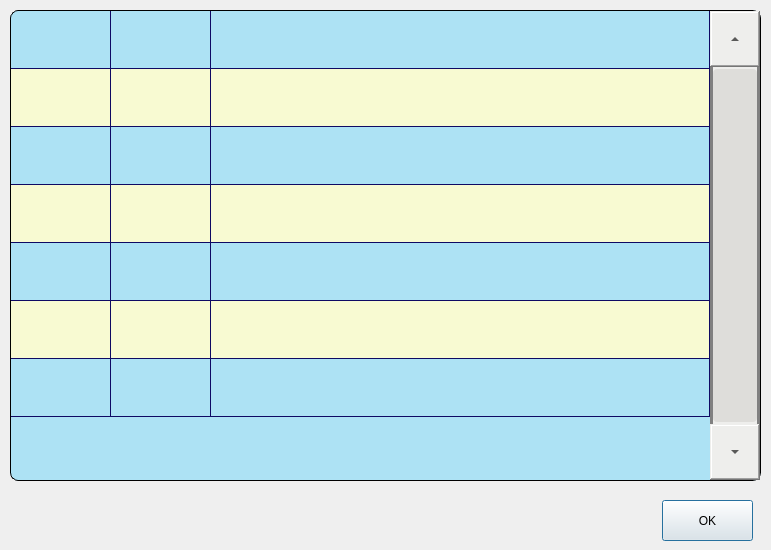
<?xml version="1.0" encoding="UTF-8"?>
<ui version="4.0">
 <class>File_Preview</class>
 <widget class="QDialog" name="File_Preview">
  <property name="geometry">
   <rect>
    <x>0</x>
    <y>0</y>
    <width>771</width>
    <height>550</height>
   </rect>
  </property>
  <property name="windowTitle">
   <string>Dialog</string>
  </property>
  <property name="styleSheet">
   <string notr="true">QScrollBar:vertical
{ /*滑块设置*/
	width:50px;
	border: 3px solid grey;
	border-radius: 8px; /* 圆角 */
    background: rgb(238, 238, 236);
	padding-top:55px;
	padding-bottom:55px;
}
/*按压时的颜色*/
QScrollBar::handle:vertical:pressed
{
	background:qlineargradient(x1: 0, y1: 0, x2: 0, y2: 1, stop:0 #00befa, stop: 1 #0160ea);
    border-radius: 10px; /* 按下时保持圆角 */
	border-radius:4px;
}
QScrollBar::handle:vertical
{
 	/*background: qlineargradient(x1: 0, y1: 0, x2: 0, y2: 1,stop: 0 #EEE9E9, stop: 0.4 #EEE9E9,stop: 0.5 #EEE9E9, stop: 1.0 #CDC9C9);*/
	background:qlineargradient(x1:0, y1:0, x2:1, y2:1, stop:0 rgb(222, 221, 218), stop:1 rgb(222, 221, 218));
	min-height:40px;
    border-radius: 10px; /* 圆角 */
	border-radius:4px;
}
/*设置上键头*/
QScrollBar::sub-line:vertical
{
	height:55px;width:50px;
	background: qlineargradient(x1: 0, y1: 0, x2: 0, y2: 1,stop: 0 #FFFAFA, stop: 0.4 #EEE9E9,stop: 0.5 #EEE9E9, stop: 1.0 #CDC9C9);
	/*background: qlineargradient(x1:0, y1:0, x2:1, y2:1, stop:0 rgb(222, 221, 218), stop:1 rgb(222, 221, 218));*/
    border-radius: 4px; /* 圆角 */
	border-image:url(:/images/List_upRelease.png)；
}
/*设置下键头*/
QScrollBar::add-line:vertical
{
	height:55px;width:50px;
	background: qlineargradient(x1: 0, y1: 0, x2: 0, y2: 1,stop: 0 #FFFAFA, stop: 0.4 #EEE9E9,stop: 0.5 #EEE9E9, stop: 1.0 #CDC9C9);
	/*background: qlineargradient(x1:0, y1:0, x2:1, y2:1, stop:0 rgb(222, 221, 218), stop:1 rgb(222, 221, 218));*/
    border-radius: 4px; /* 圆角 */
	border-image:url(:/images/List_DownRelease.png)；
}
/*设置上键头按下状态*/
QScrollBar::sub-line:vertical:pressed
{
	height:55px;width:50px;
	background:rgb(98, 160, 234);
	background:qlineargradient(x1: 0, y1: 0, x2: 0, y2: 1, stop:0 #00befa, stop: 1 #0160ea);
    border-radius: 8px; /* 按下时保持圆角 */
	border-image:url(:/images/List_up.png)；
}
/*设置下键头按下状态*/
QScrollBar::add-line:vertical:pressed
{
	height:55px;width:50px;
	background:rgb(98, 160, 234);
	background:qlineargradient(x1: 0, y1: 0, x2: 0, y2: 1, stop:0 #00befa, stop: 1 #0160ea);
    border-radius: 8px; /* 按下时保持圆角 */
	border-image:url(:/images/List_down.png)；
}
</string>
  </property>
  <widget class="QTableWidget" name="preview_list">
   <property name="geometry">
    <rect>
     <x>10</x>
     <y>10</y>
     <width>751</width>
     <height>471</height>
    </rect>
   </property>
   <property name="font">
    <font>
     <family>SimSun</family>
    </font>
   </property>
   <property name="styleSheet">
    <string notr="true">QTableWidget{
	background-color:#ADE2F4;
	alternate-background-color:#F8FAD2;
	border:1px solid black;
	gridline-color:#0F0963;
	border-radius: 8px; /* 添加圆角 */
}



QHeaderView                    // QTableWidget 标题头整个区域
{
    background:;        // 整个标题头区域背景色
	color: rgb(255, 170, 127);
}
 
</string>
   </property>
   <property name="lineWidth">
    <number>1</number>
   </property>
   <property name="midLineWidth">
    <number>0</number>
   </property>
   <property name="verticalScrollBarPolicy">
    <enum>Qt::ScrollBarAlwaysOn</enum>
   </property>
   <property name="horizontalScrollBarPolicy">
    <enum>Qt::ScrollBarAlwaysOff</enum>
   </property>
   <property name="sizeAdjustPolicy">
    <enum>QAbstractScrollArea::AdjustIgnored</enum>
   </property>
   <property name="autoScrollMargin">
    <number>16</number>
   </property>
   <property name="alternatingRowColors">
    <bool>true</bool>
   </property>
   <property name="showGrid">
    <bool>true</bool>
   </property>
   <property name="sortingEnabled">
    <bool>false</bool>
   </property>
   <property name="rowCount">
    <number>7</number>
   </property>
   <property name="columnCount">
    <number>3</number>
   </property>
   <attribute name="horizontalHeaderVisible">
    <bool>false</bool>
   </attribute>
   <attribute name="horizontalHeaderCascadingSectionResizes">
    <bool>false</bool>
   </attribute>
   <attribute name="horizontalHeaderMinimumSectionSize">
    <number>10</number>
   </attribute>
   <attribute name="horizontalHeaderDefaultSectionSize">
    <number>100</number>
   </attribute>
   <attribute name="horizontalHeaderHighlightSections">
    <bool>false</bool>
   </attribute>
   <attribute name="horizontalHeaderShowSortIndicator" stdset="0">
    <bool>false</bool>
   </attribute>
   <attribute name="horizontalHeaderStretchLastSection">
    <bool>true</bool>
   </attribute>
   <attribute name="verticalHeaderVisible">
    <bool>false</bool>
   </attribute>
   <attribute name="verticalHeaderCascadingSectionResizes">
    <bool>false</bool>
   </attribute>
   <attribute name="verticalHeaderMinimumSectionSize">
    <number>20</number>
   </attribute>
   <attribute name="verticalHeaderDefaultSectionSize">
    <number>58</number>
   </attribute>
   <attribute name="verticalHeaderHighlightSections">
    <bool>true</bool>
   </attribute>
   <attribute name="verticalHeaderShowSortIndicator" stdset="0">
    <bool>false</bool>
   </attribute>
   <attribute name="verticalHeaderStretchLastSection">
    <bool>false</bool>
   </attribute>
   <row/>
   <row/>
   <row/>
   <row/>
   <row/>
   <row/>
   <row/>
   <column>
    <property name="text">
     <string>编号</string>
    </property>
   </column>
   <column>
    <property name="text">
     <string>内容</string>
    </property>
   </column>
   <column/>
  </widget>
  <widget class="QPushButton" name="btnOK">
   <property name="geometry">
    <rect>
     <x>662</x>
     <y>500</y>
     <width>91</width>
     <height>41</height>
    </rect>
   </property>
   <property name="text">
    <string>OK</string>
   </property>
  </widget>
 </widget>
 <resources/>
 <connections/>
</ui>
